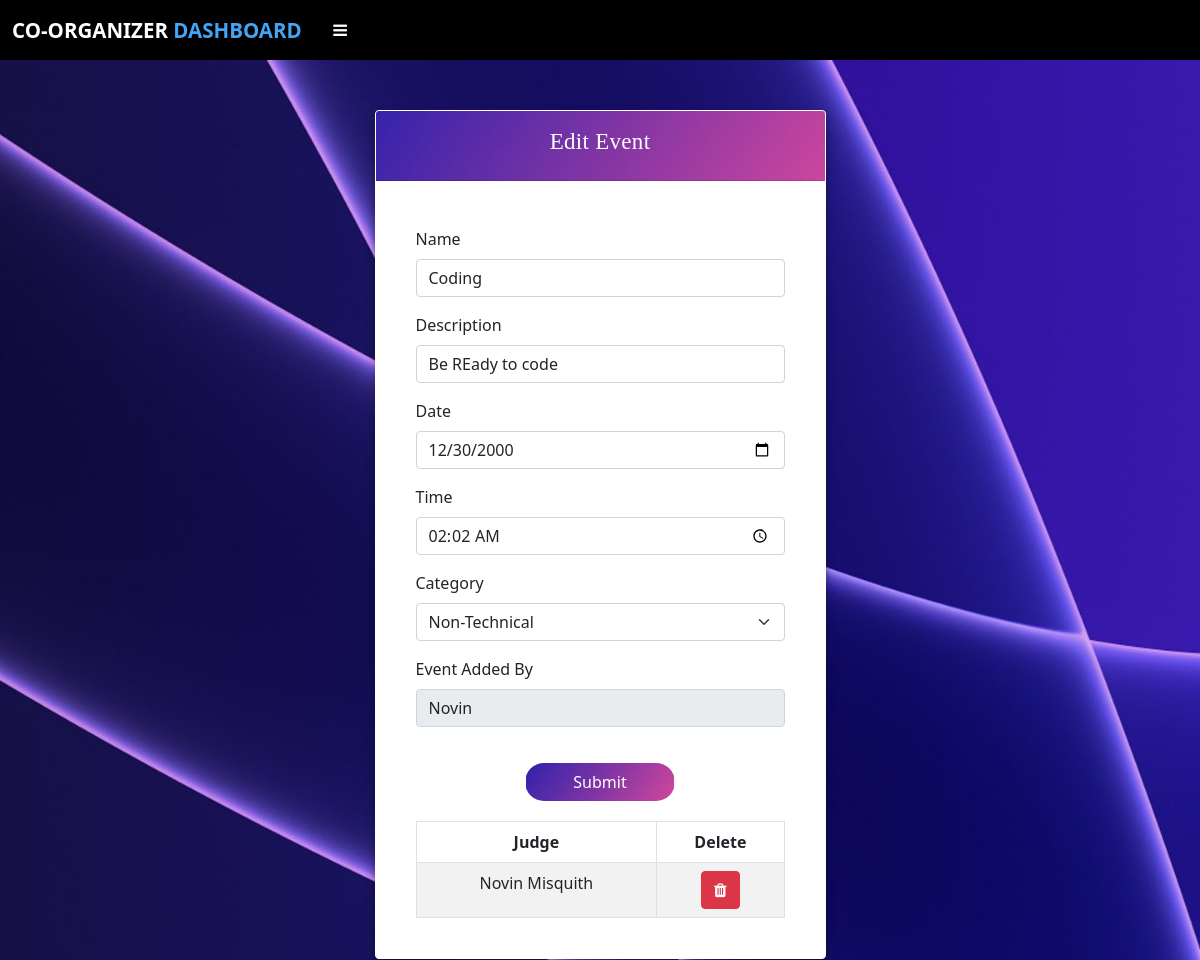
Page /coOrganizer_event_update/2 (signed in) on the committed database.
### app.py (models this page shows, shortened)
class Event(db.Model):
    id = db.Column(db.Integer,primary_key=True)
    name = db.Column(db.String(50),nullable=False)
    description = db.Column(db.String(255),nullable=False)
    date = db.Column(db.String(50), nullable=False)
    time = db.Column(db.String(50), nullable=False)
    category = db.Column(db.String(50),nullable=False)
    coorg_mail = db.Column(db.String(80),db.ForeignKey('coorganizer.email'))
    org_id = db.Column(db.Integer,db.ForeignKey('organizer.id'))
    participant_id=db.relationship('Participant',cascade="all,delete",backref='participants')
    judge_event_id=db.relationship('Judge',cascade="all,delete",backref='ownersj')
    part_event_id=db.relationship('Plist',cascade="all,delete",backref='ownersjp')

class Organizer(db.Model):
    id = db.Column(db.Integer,primary_key=True)
    name = db.Column(db.String(50),nullable=False)
    email = db.Column(db.String(100),nullable=False,unique=True)
    phone = db.Column(db.String(11), nullable=False, unique=True)
    password = db.Column(db.String(255),nullable=False)
    organization = db.Column(db.String(255),nullable=False)
    event_org_id=db.relationship('Event',cascade="all,delete",backref='owner')
    alert_org_id=db.relationship('Alert',cascade="all,delete",backref='owner')

class Judge(db.Model):
    id = db.Column(db.Integer,primary_key=True)
    name = db.Column(db.String(50),nullable=False)
    phone = db.Column(db.String(11), nullable=False, unique=True)
    email = db.Column(db.String(50),nullable=False)
    password = db.Column(db.String(255),nullable=False)
    event_id = db.Column(db.Integer,db.ForeignKey('event.id'))
    coorg_mail = db.Column(db.String(80),db.ForeignKey('coorganizer.email'))

### app.py (the view)
@app.route("/coOrganizer_event_update/<int:id>",methods=['GET','POST'])
def coOrganizer_event_update(id):
    if 'coorganizer' in session:
        event = Event.query.filter_by(id=id).first()
        judge = Judge.query.filter_by(event_id=id).all()
        org_id = event.org_id
        organizer = Organizer.query.filter_by(id=org_id).first()
        return render_template('coOrganizer_event_update.html',data=event,judge=judge,organizer=organizer)
    else:
        flash("Session Expired","error")
        return redirect(url_for('coOrganizer_log'))

### templates/coOrganizer_event_update.html (shortened to what this page needs)
{% extends "coOrganizer_layout.html" %}
{% block head %} {{ super() }}
{% endblock %}
{% block content %}
<div
  style="
    background: url('../static/background.avif') no-repeat;
    background-size: cover;
    background-position: center;
    height: 900px;
  "
>
  <div class="container">
    <div class="row justify-content-center">
      <div class="col-sm-5">
        <div class="card">
          <div class="card-header">
            <p style="margin-top: 6px">Edit Event</p>
          </div>
          <div class="card-body">
            <div class="container mb-2">
              <div class="row justify-content-center">
                <form
                  action="/coOrganizer_update_event/{{data.id}}"
                  method="POST"
                >
                  <div class="mb-3" style="margin-top: 30px">
                    <label class="form-label">Name</label>
                    <input
                      type="text"
                      class="form-control"
                      name="name"
                      value="{{data.name}}"
                      required
                    />
                  </div>
                  <div class="mb-3">
                    <label class="form-label">Description</label>
                    <input
                      name="description"
                      type="text"
                      value="{{data.description}}"
                      class="form-control"
                      required
                    />
                  </div>
                  <div class="mb-3">
                    <label class="form-label">Date</label>
                    <input
                      type="date"
                      class="form-control"
                      value="{{data.date}}"
                      name="date"
                      required
                    />
                  </div>
                  <div class="mb-3">
                    <label class="form-label">Time</label>
                    <input
                      type="time"
                      value="{{data.time}}"
                      class="form-control"
                      name="time"
                      required
                    />
                  </div>
                  <div class="mb-3">
                    <label class="form-label">Category</label>
                    <select class="form-select" name="category" required>
                      <option value="{{data.category}}" selected>
                        {{data.category}}
                      </option>
                    </select>
                  </div>
                  <div class="mb-3" style="margin-top: 10px">
                    <label class="form-label">Event Added By</label>
                    <input
                      name="organizer"
                      type="text"
                      value="{{organizer.name}}"
                      class="form-control"
                      readonly
                    />
                  </div>
                  <div class="row justify-content-center">
                    <button type="submit" id="button1" class="btn btn-primarys">
                      Submit
                    </button>
                  </div>
                </form>
                {%if not judge%}
                <p
                  style="
                    color: red;
                    text-align: center;
                    text-transform: uppercase;
                    font-weight: bold;
                  "
                >
                  Judges yet to be added
                </p>
                {%else%}
                <div class="table-responsive" style="text-align: center">
                  <table class="table table-striped table-bordered">
                    <thead class="thead-dark">
                      <tr>
                        <th scope="col">Judge</th>
                        <th scope="col">Delete</th>
                      </tr>
                    </thead>
                    <tbody>
                      {% for i in judge %}
                      <tr>
                        <td>{{i.name}}</td>
                        <td>
                          <a onclick="deljudge('{{ i.id }}')"
                            ><button
                              class="btn btn-danger"
                              type="submit"
                              name="del"
                            >
                              <i class="fa fa-trash"></i></button
                          ></a>
                        </td>
                      </tr>
                      {% endfor %}
                    </tbody>
                  </table>
                </div>
                {%endif%} {% endblock %}

### templates/coOrganizer_event_update.html (style rules this page uses)
.card { margin-top: 50px; }
#button1 { margin-top: 20px; width: 150px; border-radius: 50px; background: url("../static/back1.jpg") no-repeat; background-position: center; background-size: cover; color: white; margin-bottom: 20px; }
.card-header { background: url("../static/back1.jpg") no-repeat; background-position: center; background-size: cover; height: 70px; font-family: Bahnschrift SemiBold; text-decoration: none; color: white; text-align: center; font-size: 28px; }

### templates/coOrganizer_layout.html (style rules this page uses)
body { font-family: "Roboto" sans-serif; background-color: #f2f3f4; }
* { margin: 0; padding: 0; text-decoration: none; list-style: none; }
.card-header { background-color: #1976d2; text-align: center; font-weight: 500; color: white; font-size: 23px; letter-spacing: 0.3px; font-family: Bahnschrift SemiBold; }
.card { border: solid 1px white; box-shadow: rgba(0, 0, 0, 0.35) 0px 5px 10px; }

### rows in the picture
Event: name "Coding", description "Be REady to code", date "12/30/2000", time "02:02", category "Non-Technical"
Organizer: organizer "Novin"
Judge: name "Novin Misquith"
